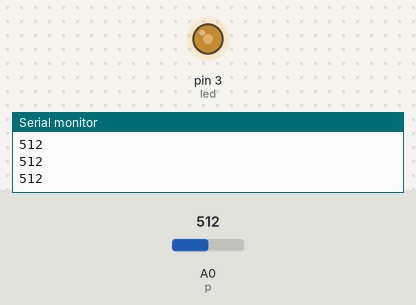
A sketch run on a simulated Arduino Uno, built with avr-gcc and run on an emulated ATmega328P. Shown: output pins drawn as LEDs (lit = HIGH), the last lines printed to the serial monitor. The test bench sets the inputs (shaded band); at power-on: A0 (p) = 512.

Above: at 1.2 s.
1.3 s: A0 (p) set to 716
At 1.9 s:
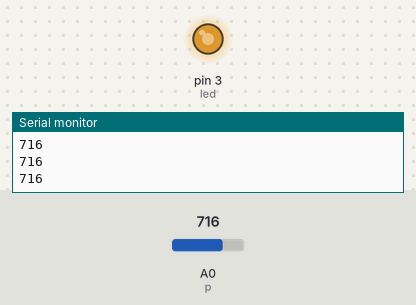
2.8 s: A0 (p) set to 900
At 3.1 s:
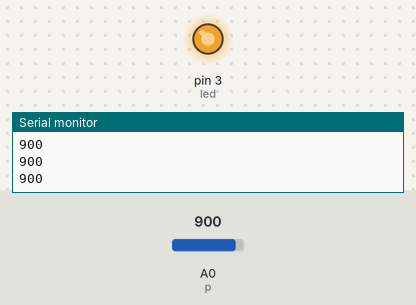
4.3 s: A0 (p) set to 122
At 5.4 s:
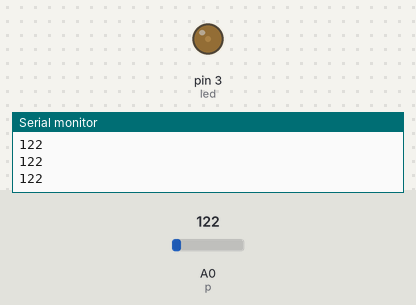
5.8 s: A0 (p) set to 0
At 6.5 s:
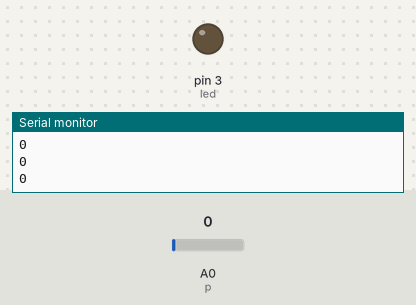
Timing chart, 0 to 8.3 s (numbered marks = the images above; inputs shaded):
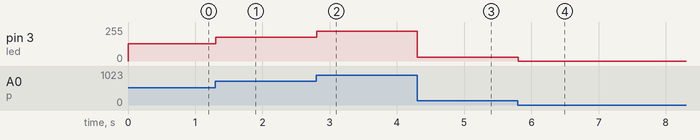

The sketch:

01_Basic.ino
```cpp
int p = A0, value, led=3;

void setup() {
  pinMode(p, INPUT);
  pinMode(led, OUTPUT);
  Serial.begin(9600);
}

void loop() {
  value = analogRead(p);
  Serial.println(value);
  analogWrite(led, value/4);
}
```

Measured:
- after the input at 1.3 s, pin 3 (led): 128/255 → 179/255 at once
- after the input at 2.8 s, pin 3 (led): 179/255 → 225/255 at once
- after the input at 4.3 s, pin 3 (led): 225/255 → 30/255 at once
- after the input at 5.8 s, pin 3 (led): 30/255 → 0/255 at once
